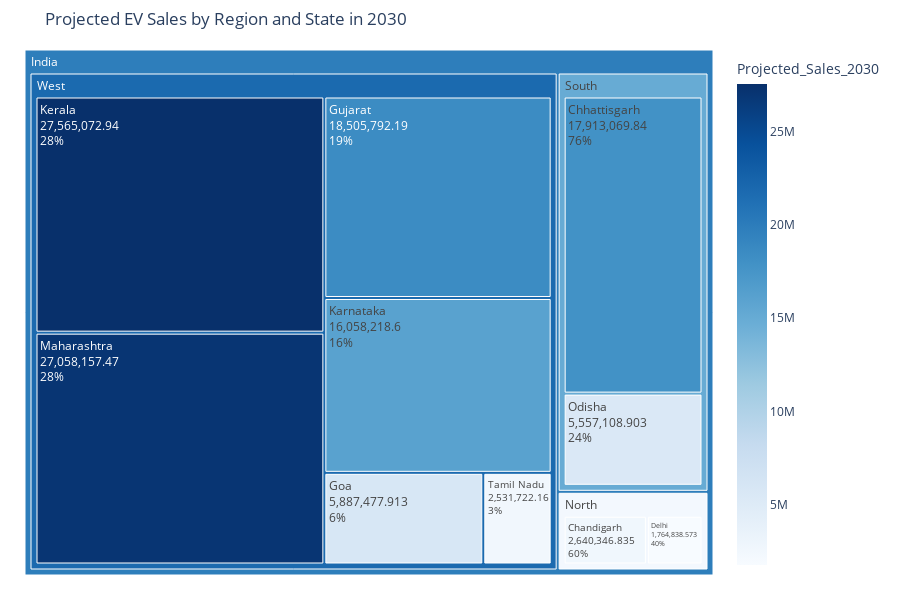

Write notebook code for a chart like this one.
### Markdown cell above
You have several excellent alternatives for visualizing "Projected EV Sales by State in 2030" beyond the horizontal bar chart you're currently using. Here are some compelling options:

1. Geographic Choropleth Map
2. Treemap for Hierarchical Visualization
3. Bubble Chart with CAGR Relationship
4. Lollipop Chart (Elegant Alternative to Bar Chart)
5. Donut Chart for Market Share Visualization

### Code cell
# Create a treemap using plotly express
import plotly.express as px

# Get region info from monthly_ev_sales
df_regions = monthly_ev_sales[['state', 'region']].drop_duplicates()
proj_df['Region'] = proj_df['State'].map(df_regions.set_index('state')['region'])

# Create the treemap
fig = px.treemap(
  proj_df,
  path=[px.Constant("India"), 'Region', 'State'],
  values='Projected_Sales_2030',
  color='Projected_Sales_2030',
  color_continuous_scale='Blues',
  title='Projected EV Sales by Region and State in 2030',
  hover_data=['Projected_Sales_2030_readable']
)

fig.update_traces(
  textinfo="label+percent parent+value",
  hovertemplate='<b>%{label}</b><br>Sales: %{customdata[0]}<br>Share: %{percentParent:.1%}<extra></extra>'
)

fig.update_layout(
  width=900,
  height=600,
  margin=dict(t=50, l=25, r=25, b=25)
)

fig.show()

### Figure 1 — Plotly figure (JSON) as saved in the notebook; plotly's stock layout.template omitted (floating-point values rounded to 4 significant figures)
{"data": [{"branchvalues": "total", "customdata": [["27.6 million", 27570000.0], ["27.1 million", 27060000.0], ["18.5 million", 18510000.0], ["17.9 million", 17910000.0], ["16.1 million", 16060000.0], ["5.9 million", 5887000.0], ["5.6 million", 5557000.0], ["2.6 million", 2640000.0], ["2.5 million", 2532000.0], ["1.8 million", 1765000.0], ["(?)", 21860000.0], ["(?)", 14990000.0], ["(?)", 2290000.0], ["(?)", 19890000.0]], "domain": {"x": [0, 1], "y": [0, 1]}, "hovertemplate": "<b>%{label}</b><br>Sales: %{customdata[0]}<br>Share: %{percentParent:.1%}<extra></extra>", "ids": ["India/West/Kerala", "India/West/Maharashtra", "India/West/Gujarat", "India/South/Chhattisgarh", "India/West/Karnataka", "India/West/Goa", "India/South/Odisha", "India/North/Chandigarh", "India/West/Tamil Nadu", "India/North/Delhi", "India/West", "India/South", "India/North", "India"], "labels": ["Kerala", "Maharashtra", "Gujarat", "Chhattisgarh", "Karnataka", "Goa", "Odisha", "Chandigarh", "Tamil Nadu", "Delhi", "West", "South", "North", "India"], "marker": {"coloraxis": "coloraxis", "colors": [27570000.0, 27060000.0, 18510000.0, 17910000.0, 16060000.0, 5887000.0, 5557000.0, 2640000.0, 2532000.0, 1765000.0, 21860000.0, 14990000.0, 2290000.0, 19890000.0]}, "name": "", "parents": ["India/West", "India/West", "India/West", "India/South", "India/West", "India/West", "India/South", "India/North", "India/West", "India/North", "India", "India", "India", ""], "textinfo": "label+percent parent+value", "type": "treemap", "values": [27570000.0, 27060000.0, 18510000.0, 17910000.0, 16060000.0, 5887000.0, 5557000.0, 2640000.0, 2532000.0, 1765000.0, 97610000.0, 23470000.0, 4405000.0, 125500000.0]}], "layout": {"coloraxis": {"colorbar": {"title": {"text": "Projected_Sales_2030"}}, "colorscale": [[0, "rgb(247,251,255)"], [0.125, "rgb(222,235,247)"], [0.25, "rgb(198,219,239)"], [0.375, "rgb(158,202,225)"], [0.5, "rgb(107,174,214)"], [0.625, "rgb(66,146,198)"], [0.75, "rgb(33,113,181)"], [0.875, "rgb(8,81,156)"], [1, "rgb(8,48,107)"]]}, "height": 600, "legend": {"tracegroupgap": 0}, "margin": {"b": 25, "l": 25, "r": 25, "t": 50}, "title": {"text": "Projected EV Sales by Region and State in 2030"}, "width": 900}}
